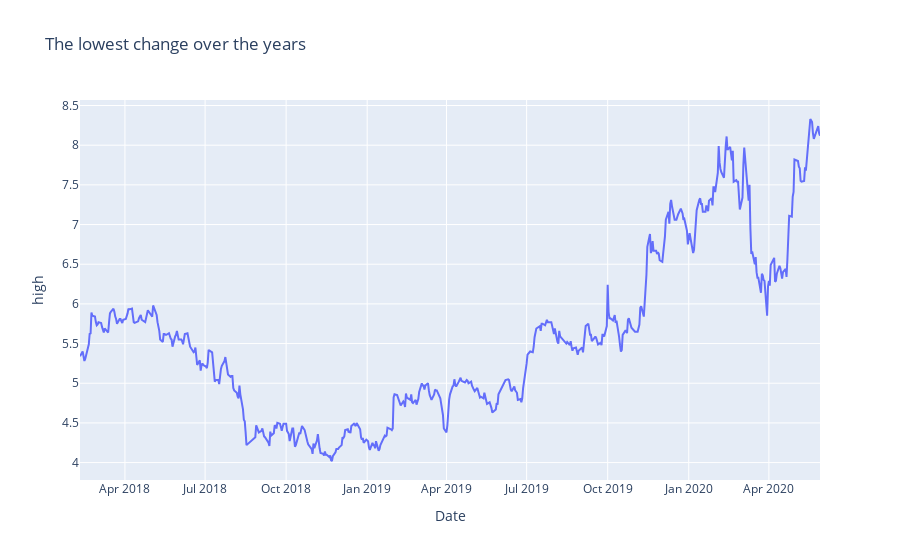

This figure's notebook cell:
### Code cell
fig = px.line(enerjisa, x = 'Date', y = 'high', title='The lowest change over the years')
fig.show()

### Figure 1 — Plotly figure (JSON) as saved in the notebook; plotly's stock layout.template omitted (floating-point values rounded to 4 significant figures; data arrays with more than 128 entries replaced by an {"elided": "..."} marker saying what was removed)
{"data": [{"hovertemplate": "Date=%{x}<br>high=%{y}<extra></extra>", "legendgroup": "", "line": {"color": "#636efa", "dash": "solid"}, "marker": {"symbol": "circle"}, "mode": "lines", "name": "", "orientation": "v", "showlegend": false, "type": "scatter", "x": {"elided": "633 str values"}, "xaxis": "x", "y": {"elided": "633 float values"}, "yaxis": "y"}], "layout": {"legend": {"tracegroupgap": 0}, "title": {"text": "The lowest change over the years"}, "xaxis": {"anchor": "y", "domain": [0, 1], "title": {"text": "Date"}}, "yaxis": {"anchor": "x", "domain": [0, 1], "title": {"text": "high"}}}}
